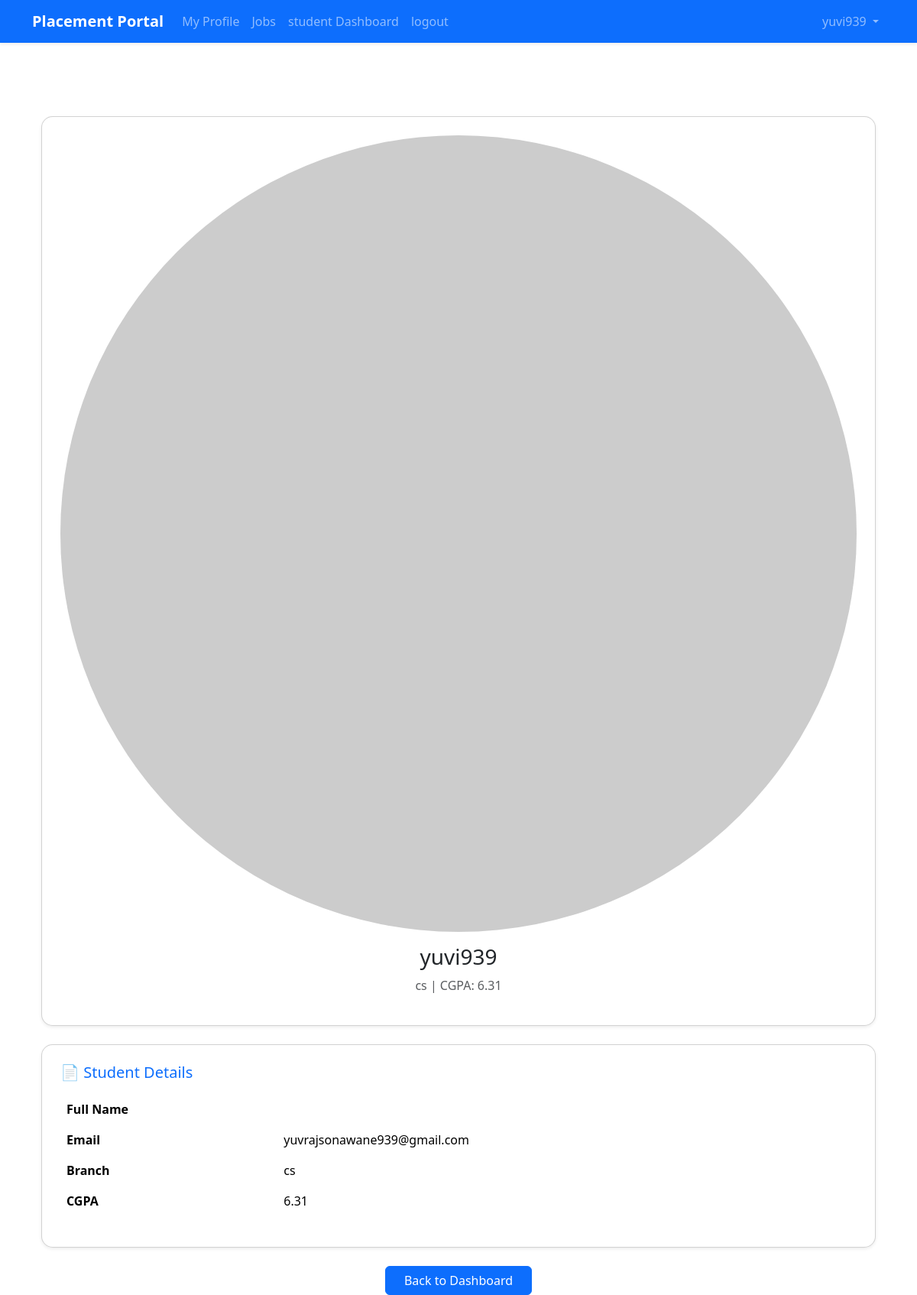
Screenshot of /profile/ (signed in) with the database file from the repository.
### core/models.py (models this page shows, shortened)
class Student(models.Model):
    user = models.OneToOneField(User,on_delete=models.CASCADE)
    phone = models.CharField(max_length=15)
    branch = models.CharField(max_length=100,choices=BRANCH_CHOICES)
    tenth_percentage = models.FloatField()
    tweleve_percentage = models.FloatField()
    cgpa = models.FloatField()
    resume = models.FileField(upload_to='resumes/',null=True,blank=True)

### core/views.py (the view)
# urls.py: path('profile/', views.student_profile, name='student_profile'),
@login_required
def student_profile(request):
    student = Student.objects.filter(user=request.user).first()
    if not student:
        return redirect('home')
    return render(request, 'student_profile.html', {
        'student': student
    })

### core/templates/student_profile.html
{% extends 'base.html' %}
{% block content %}
<div class="container mt-4">
    <div class="card shadow-sm p-4 mb-4 text-center" style="border-radius:15px;">
        {% if student.profile_image %}
            <img src="{{ student.profile_image.url }}"
                 class="rounded-circle mb-3"
                 style="width:120px; height:120px; object-fit:cover;">
        {% else %}
            <img src="https://via.placeholder.com/120"
                 class="rounded-circle mb-3">
        {% endif %}
        <h3>{{ student.user.username }}</h3>
        <p class="text-muted">{{ student.branch }} | CGPA: {{ student.cgpa }}</p>
    </div>
    <div class="card shadow-sm p-4" style="border-radius:15px;">
        <h5 class="mb-3 text-primary">📄 Student Details</h5>
        <table class="table table-borderless">
            <tr>
                <th>Full Name</th>
                <td>{{ student.user.first_name }} {{ student.user.last_name }}</td>
            </tr>
            <tr>
                <th>Email</th>
                <td>{{ student.user.email }}</td>
            </tr>
            <tr>
                <th>Branch</th>
                <td>{{ student.branch }}</td>
            </tr>
            <tr>
                <th>CGPA</th>
                <td>{{ student.cgpa }}</td>
            </tr>
        </table>
    </div>
    <div class="text-center mt-4">
        <a href="{% url 'student_home' %}" class="btn btn-primary px-4">
            Back to Dashboard
        </a>
    </div>
</div>
{% endblock %}

### core/templates/navbar.html (shortened to what this page needs)
<nav class="navbar navbar-expand-lg navbar-dark bg-primary shadow-sm">
  <div class="container">
    <a class="navbar-brand fw-bold" href="{% url 'guest_home' %}">
      Placement Portal
    </a>
    <div class="collapse navbar-collapse" id="navbarContent">
      <ul class="navbar-nav me-auto mb-2 mb-lg-0">
        {% if user.is_authenticated %}
            {% if user.is_superuser %}
                <li class="nav-item">
                    <a class="nav-link" href="{% url 'admin_home' %}">
                        Admin Dashboard
                    </a>
                </li>
                <li class="nav-item">
                    <a class="nav-link" href="">
                        Manage Students
                    </a>
                </li>
                <li class="nav-item">
                    <a class="nav-link" href="{% url 'manage_company'%}">
                        Manage Companies
                    </a>
                </li>
            {% else %}
                <li class="nav-item">
                    <a class="nav-link" href="{% url 'student_profile'%}">
                        My Profile
                    </a>
                </li>
                <li class="nav-item">
                    <a class="nav-link" href="{% url 'dashboard' %}">
                        Jobs
                    </a>
                </li>
                <li class="nav-item">
                    <a class="nav-link" href="{% url 'student_home' %}">
                        student Dashboard
                    </a>
                </li>
                <li class="nav-item">
                    <a class="nav-link" href="{% url 'logout' %}">logout</a>
                </li>
            {% endif %}
        {% endif %}
      </ul>
      <ul class="navbar-nav ms-auto">
        {% if user.is_authenticated %}
            <li class="nav-item dropdown">
                <a class="nav-link dropdown-toggle"
                   href="#" role="button"
                   data-bs-toggle="dropdown">
                    {{ user.username }}
                </a>
            </li>
        {% endif %}
      </ul>
    </div>
  </div>
</nav>

### rows the page displays
Student: user.username "yuvi939", branch "cs", cgpa "6.31", user.email "yuvrajsonawane939@gmail.com"

### other values shown
{{ user.username }} "yuvi939"
